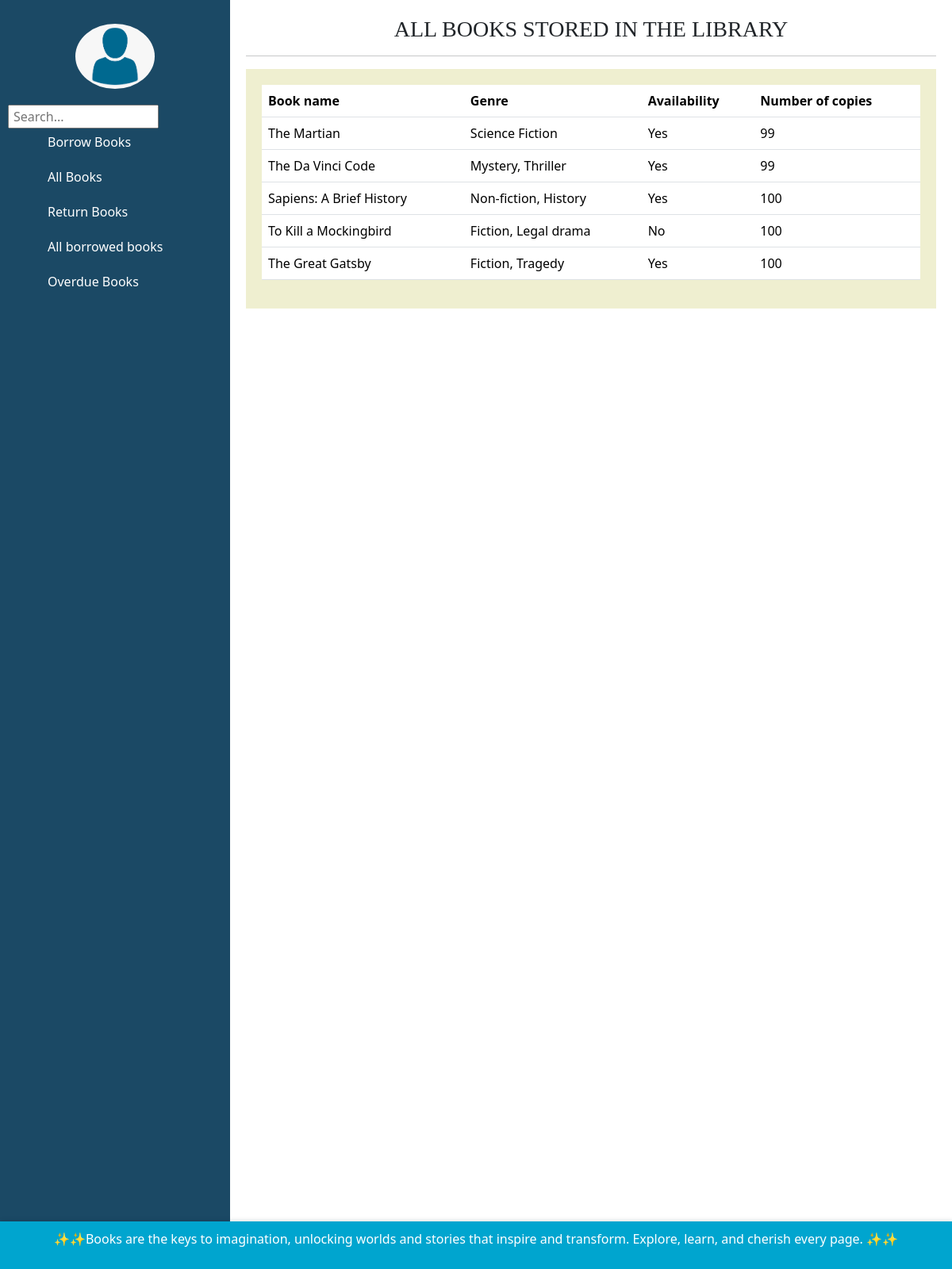
Before: / with the older database file.
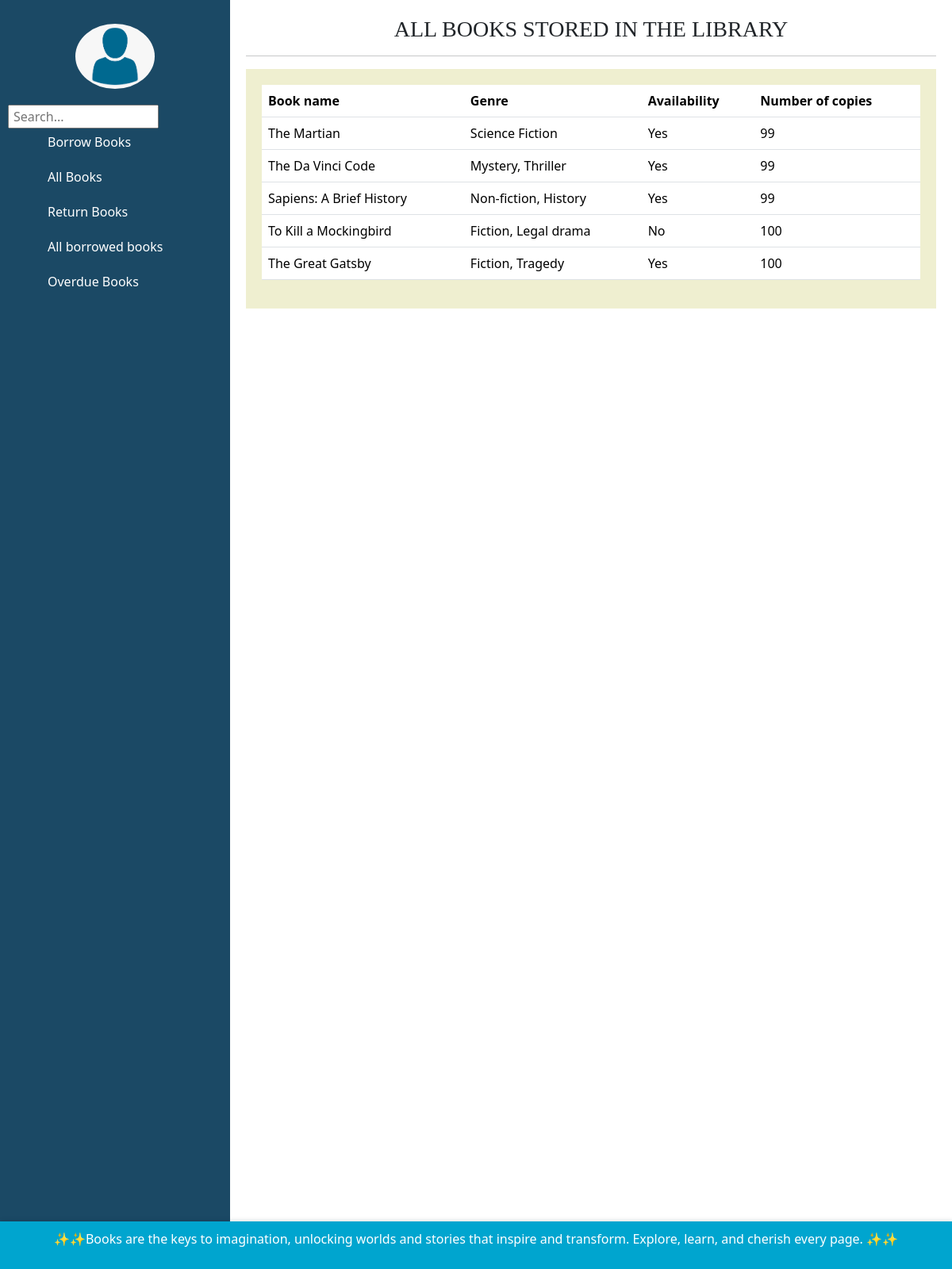
After: the same page with the newer database file.
### libraryManagementSystem/models.py (models this page shows, shortened)
class Book(models.Model):
    YES = 'Yes'
    NO = 'No'
    AVAILABILITY_CHOICES = [
        (YES, 'Yes'),
        (NO, 'No'),
    ]
    name = models.CharField(max_length=25, blank=False, null=False)
    genre = models.CharField(max_length=50, blank=False, null=False)
    availability = models.CharField(max_length=3, choices=AVAILABILITY_CHOICES, default=YES)
    number_of_copies = models.IntegerField(blank=False, null=False)
    book_number = models.CharField(max_length=25, blank=False, null=False)
    author = models.CharField(max_length=25, blank=False, null=False)
    publisher = models.CharField(max_length=25, blank=False, null=False)
    language = models.CharField(max_length=25, default='English')

### libraryManagementSystem/views.py (the view)
# urls.py: path('', views.all_books, name='all_books'),
def all_books(request):
    books = Book.objects.all().order_by('id')
    return render(request, 'all_books.html', {'books': books})

### libraryManagementSystem/templates/all_books.html (shortened to what this page needs)
{% extends 'base.html' %}
{% block content %}
<h3 class="text-center" style="font-family: 'Times New Roman', Times, serif;">ALL BOOKS STORED IN THE LIBRARY</h3>
<hr>
<div class="container">
    <table class="table">
        <thead class="thead-dark">
            <tr>
                <th scope="col">Book name</th>
                <th scope="col">Genre</th>
                <th scope="col">Availability</th>
                <th scope="col">Number of copies</th>
            </tr>
        </thead>
        <tbody>
            {% for book in books %}
            <tr class="hover-row">
                <td>{{ book.name }}</td>
                <td>{{ book.genre }}</td>
                <td>{{ book.availability }}</td>
                <td>{{ book.number_of_copies }}</td>
            </tr>
            {% endfor %}
        </tbody>
    </table>
</div>
{% endblock %}

Changed rows visible on the page:
changed Book "Sapiens: A Brief History": number_of_copies "100" → "99"
